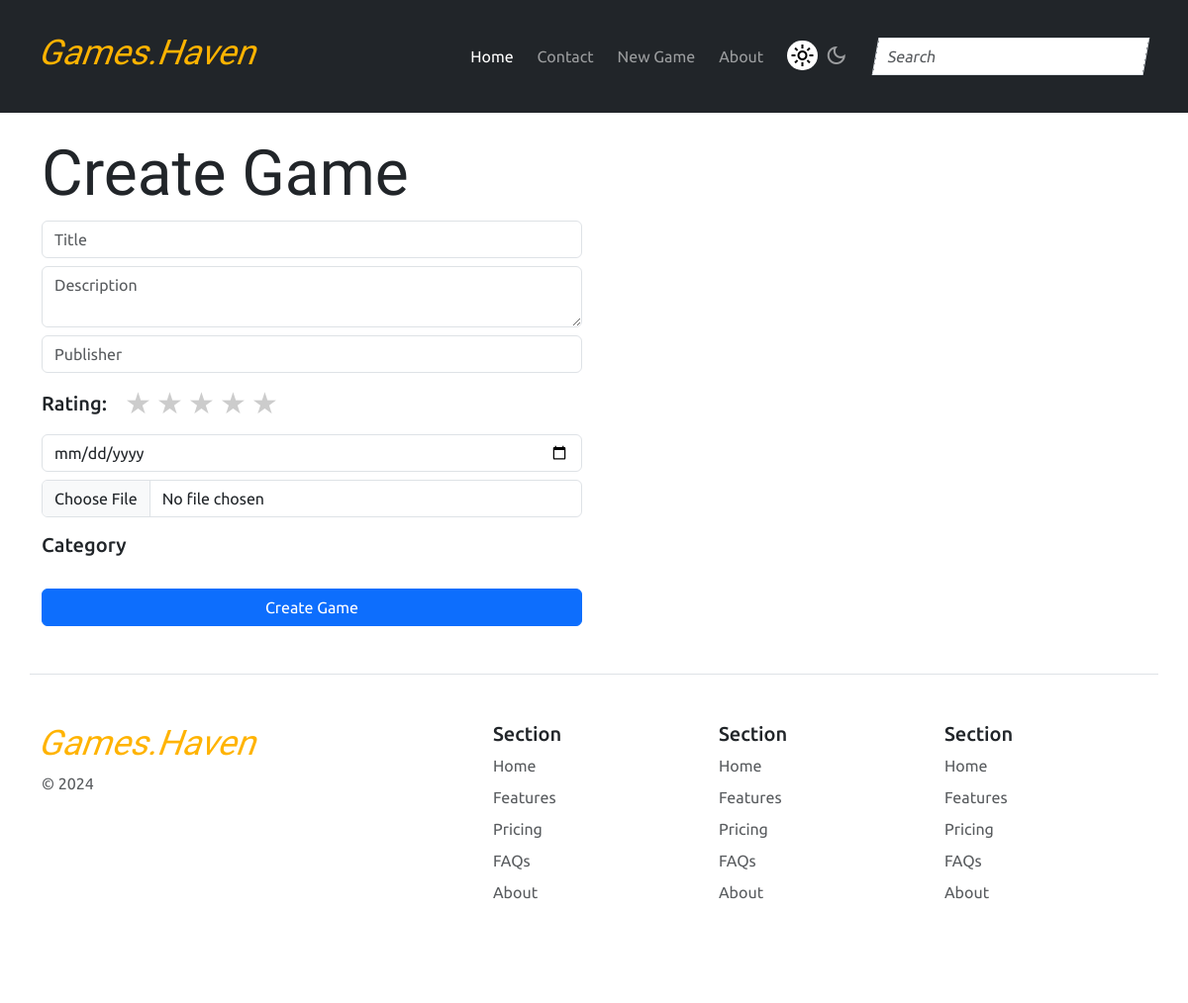
The app's page /games/create/, older data.
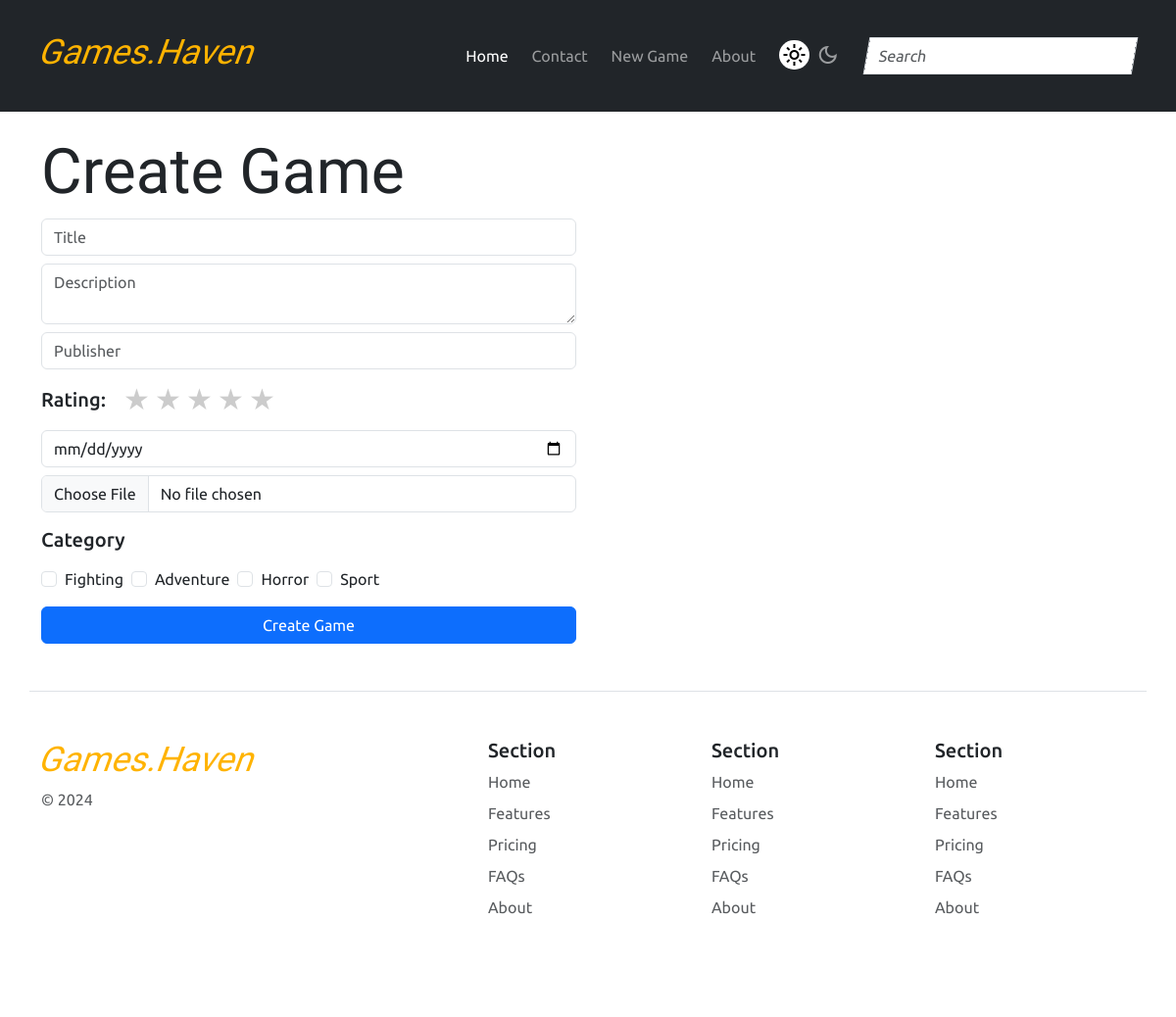
The same page, newer data.
### games/models.py (models this page shows, shortened)
class Category(models.Model):
    name = models.CharField(max_length=128, unique=True)

### games/views.py (the view, shortened to what this page needs)
# urls.py: path("create/", views.create_game_view, name="create_game_view"),
def create_game_view(request:HttpRequest):
    game_form = GameForm()
    categories = Category.objects.all()
    return render(request, "games/create.html", {"game_form":game_form,"RatingChoices": reversed(Game.RatingChoices.choices), "categories": categories})

### games/forms.py
class GameForm(forms.ModelForm):
    class Meta:
        model = Game
        fields = "__all__"
        widgets = {
            'title' : forms.TextInput({"class" : "form-control"})
        }

### games/templates/games/create.html (shortened to what this page needs)
{% extends 'main/base.html' %}
{% block content %}
<h1>Create Game</h1>
<div class="row">
    <div class="col-6">
        <form class="d-flex flex-column gap-2" action="{% url 'games:create_game_view' %}" method="post" enctype="multipart/form-data">
            <input type="text" placeholder="Title" name="title" class="form-control" required minlength="5" maxlength="512"/>
            <textarea placeholder="Description" name="description" class="form-control" required></textarea>
            <input type="text" placeholder="Publisher" name="publisher" class="form-control" required />
            <div class="d-flex gap-2 align-items-center">
                <h5 class="m-0 p-0">Rating: </h5>
                <div class="rate">
                    {% for val, label in RatingChoices %}
                        <label for="{{val}}" title="text">{{label}}</label>
                    {% endfor %}
                </div>
            </div>
            <input type="date" name="release_date" class="form-control" required/>
            <input type="file" name="poster" class="form-control" required accept="image/*"/>
             <h5 class="mt-2">Category</h5>
             <div class="d-flex gap-2 mb-2">
                 {% for category in categories %}
                    <input class="form-check-input" type="checkbox" name="categories" value="{{ category.id }}" id="category-{{ category.id }}">
                    <label class="form-check-label" for="category-{{ category.id }}">{{ category.name }}</label>
                 {% endfor %}
             </div>
            <input type="submit" value="Create Game" class="btn btn-primary" />
        </form>
    </div>
</div>
{% endblock %}

Row changes from the older to the newer data that the page shows:
added Category: name "Fighting"
added Category: name "Adventure"
added Category: name "Horror"
added Category: name "Sport"
